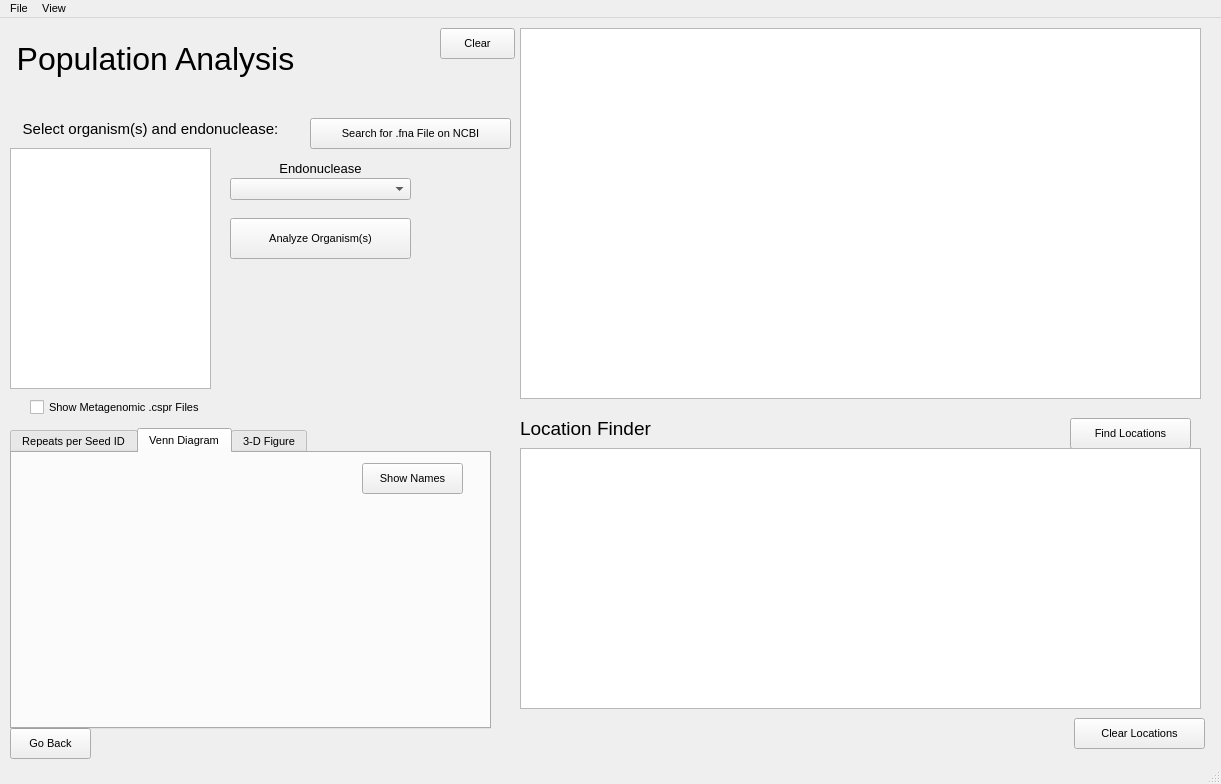
<?xml version="1.0" encoding="UTF-8"?>
<ui version="4.0">
 <class>MainWindow</class>
 <widget class="QMainWindow" name="MainWindow">
  <property name="geometry">
   <rect>
    <x>0</x>
    <y>0</y>
    <width>1221</width>
    <height>784</height>
   </rect>
  </property>
  <property name="font">
   <font>
    <pointsize>8</pointsize>
   </font>
  </property>
  <property name="windowTitle">
   <string>MainWindow</string>
  </property>
  <widget class="QWidget" name="centralwidget">
   <widget class="QLabel" name="label">
    <property name="geometry">
     <rect>
      <x>10</x>
      <y>20</y>
      <width>291</width>
      <height>41</height>
     </rect>
    </property>
    <property name="font">
     <font>
      <pointsize>24</pointsize>
      <weight>50</weight>
      <bold>false</bold>
     </font>
    </property>
    <property name="text">
     <string>Population Analysis</string>
    </property>
    <property name="alignment">
     <set>Qt::AlignCenter</set>
    </property>
   </widget>
   <widget class="QLabel" name="label_2">
    <property name="geometry">
     <rect>
      <x>10</x>
      <y>90</y>
      <width>281</width>
      <height>41</height>
     </rect>
    </property>
    <property name="font">
     <font>
      <pointsize>11</pointsize>
     </font>
    </property>
    <property name="text">
     <string>Select organism(s) and endonuclease:</string>
    </property>
    <property name="alignment">
     <set>Qt::AlignCenter</set>
    </property>
   </widget>
   <widget class="QPushButton" name="goBackButton">
    <property name="geometry">
     <rect>
      <x>10</x>
      <y>710</y>
      <width>81</width>
      <height>31</height>
     </rect>
    </property>
    <property name="text">
     <string>Go Back</string>
    </property>
   </widget>
   <widget class="QPushButton" name="find_locs_button">
    <property name="geometry">
     <rect>
      <x>1070</x>
      <y>400</y>
      <width>121</width>
      <height>31</height>
     </rect>
    </property>
    <property name="text">
     <string>Find Locations</string>
    </property>
   </widget>
   <widget class="QPushButton" name="analyze_button">
    <property name="geometry">
     <rect>
      <x>230</x>
      <y>200</y>
      <width>181</width>
      <height>41</height>
     </rect>
    </property>
    <property name="text">
     <string>Analyze Organism(s)</string>
    </property>
   </widget>
   <widget class="QTableWidget" name="table2">
    <property name="geometry">
     <rect>
      <x>520</x>
      <y>10</y>
      <width>681</width>
      <height>371</height>
     </rect>
    </property>
    <property name="verticalScrollMode">
     <enum>QAbstractItemView::ScrollPerPixel</enum>
    </property>
    <property name="horizontalScrollMode">
     <enum>QAbstractItemView::ScrollPerPixel</enum>
    </property>
   </widget>
   <widget class="QTableWidget" name="org_Table">
    <property name="geometry">
     <rect>
      <x>10</x>
      <y>130</y>
      <width>201</width>
      <height>241</height>
     </rect>
    </property>
    <property name="horizontalScrollMode">
     <enum>QAbstractItemView::ScrollPerPixel</enum>
    </property>
   </widget>
   <widget class="QLabel" name="label_3">
    <property name="geometry">
     <rect>
      <x>230</x>
      <y>140</y>
      <width>181</width>
      <height>21</height>
     </rect>
    </property>
    <property name="font">
     <font>
      <pointsize>10</pointsize>
     </font>
    </property>
    <property name="text">
     <string>Endonuclease</string>
    </property>
    <property name="alignment">
     <set>Qt::AlignCenter</set>
    </property>
   </widget>
   <widget class="QComboBox" name="endoBox">
    <property name="geometry">
     <rect>
      <x>230</x>
      <y>160</y>
      <width>181</width>
      <height>22</height>
     </rect>
    </property>
   </widget>
   <widget class="QTabWidget" name="tabWidget">
    <property name="geometry">
     <rect>
      <x>10</x>
      <y>410</y>
      <width>481</width>
      <height>301</height>
     </rect>
    </property>
    <property name="currentIndex">
     <number>1</number>
    </property>
    <widget class="pop_analysis_repeats_graph" name="pop_analysis_repeats_graph">
     <attribute name="title">
      <string>Repeats per Seed ID</string>
     </attribute>
    </widget>
    <widget class="pop_analysis_venn_diagram" name="pop_analysis_venn_diagram">
     <attribute name="title">
      <string>Venn Diagram</string>
     </attribute>
     <widget class="QPushButton" name="show_names2">
      <property name="geometry">
       <rect>
        <x>350</x>
        <y>10</y>
        <width>101</width>
        <height>31</height>
       </rect>
      </property>
      <property name="text">
       <string>Show Names</string>
      </property>
     </widget>
    </widget>
    <widget class="pop_analysis_3dgraph" name="pop_analysis_3dgraph">
     <attribute name="title">
      <string>3-D Figure</string>
     </attribute>
     <widget class="QPushButton" name="show_names">
      <property name="geometry">
       <rect>
        <x>390</x>
        <y>10</y>
        <width>80</width>
        <height>22</height>
       </rect>
      </property>
      <property name="text">
       <string>Show Names</string>
      </property>
     </widget>
    </widget>
   </widget>
   <widget class="QLabel" name="label_4">
    <property name="geometry">
     <rect>
      <x>520</x>
      <y>400</y>
      <width>151</width>
      <height>21</height>
     </rect>
    </property>
    <property name="font">
     <font>
      <pointsize>14</pointsize>
     </font>
    </property>
    <property name="text">
     <string>Location Finder</string>
    </property>
    <property name="alignment">
     <set>Qt::AlignLeading|Qt::AlignLeft|Qt::AlignVCenter</set>
    </property>
   </widget>
   <widget class="QTableWidget" name="loc_finder_table">
    <property name="geometry">
     <rect>
      <x>520</x>
      <y>430</y>
      <width>681</width>
      <height>261</height>
     </rect>
    </property>
    <property name="horizontalScrollMode">
     <enum>QAbstractItemView::ScrollPerPixel</enum>
    </property>
   </widget>
   <widget class="QPushButton" name="clear_Button">
    <property name="geometry">
     <rect>
      <x>440</x>
      <y>10</y>
      <width>75</width>
      <height>31</height>
     </rect>
    </property>
    <property name="text">
     <string>Clear</string>
    </property>
   </widget>
   <widget class="QPushButton" name="ncbi_search_button">
    <property name="geometry">
     <rect>
      <x>310</x>
      <y>100</y>
      <width>201</width>
      <height>31</height>
     </rect>
    </property>
    <property name="text">
     <string>Search for .fna File on NCBI</string>
    </property>
   </widget>
   <widget class="QCheckBox" name="meta_genomic_cspr_checkbox">
    <property name="geometry">
     <rect>
      <x>30</x>
      <y>380</y>
      <width>251</width>
      <height>18</height>
     </rect>
    </property>
    <property name="text">
     <string>Show Metagenomic .cspr Files</string>
    </property>
   </widget>
   <widget class="QPushButton" name="clear_loc_button">
    <property name="geometry">
     <rect>
      <x>1074</x>
      <y>700</y>
      <width>131</width>
      <height>31</height>
     </rect>
    </property>
    <property name="text">
     <string>Clear Locations</string>
    </property>
   </widget>
  </widget>
  <widget class="QMenuBar" name="menubar">
   <property name="geometry">
    <rect>
     <x>0</x>
     <y>0</y>
     <width>1221</width>
     <height>22</height>
    </rect>
   </property>
   <widget class="QMenu" name="menuFile">
    <property name="title">
     <string>File</string>
    </property>
   </widget>
   <widget class="QMenu" name="menuView">
    <property name="title">
     <string>View</string>
    </property>
   </widget>
   <addaction name="menuFile"/>
   <addaction name="menuView"/>
  </widget>
  <widget class="QStatusBar" name="statusbar"/>
  <action name="actionMetaGenome_Parser">
   <property name="text">
    <string>MetaGenome Parser</string>
   </property>
  </action>
 </widget>
 <customwidgets>
  <customwidget>
   <class>pop_analysis_repeats_graph</class>
   <extends>QWidget</extends>
   <header>pop_analysis_repeats_graph.h</header>
   <container>1</container>
  </customwidget>
  <customwidget>
   <class>pop_analysis_venn_diagram</class>
   <extends>QWidget</extends>
   <header>pop_analysis_venn_diagram.h</header>
   <container>1</container>
  </customwidget>
  <customwidget>
   <class>pop_analysis_3dgraph</class>
   <extends>QWidget</extends>
   <header>pop_analysis_3dgraph.h</header>
   <container>1</container>
  </customwidget>
 </customwidgets>
 <resources/>
 <connections/>
</ui>
